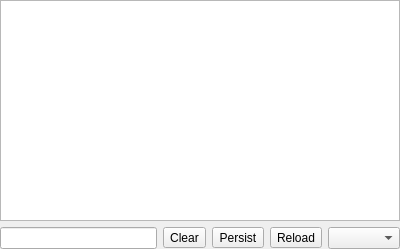
<?xml version="1.0" encoding="UTF-8"?>

<!--
SPDX-FileCopyrightText: 2019-2023 Mattia Basaglia <dev@dragon.best>

SPDX-License-Identifier: GPL-3.0-or-later
-->

<ui version="4.0">
 <class>glaxnimate::gui::ScriptConsole</class>
 <widget class="QWidget" name="ScriptConsole">
  <property name="geometry">
   <rect>
    <x>0</x>
    <y>0</y>
    <width>400</width>
    <height>249</height>
   </rect>
  </property>
  <property name="sizePolicy">
   <sizepolicy hsizetype="Expanding" vsizetype="Preferred">
    <horstretch>0</horstretch>
    <verstretch>0</verstretch>
   </sizepolicy>
  </property>
  <layout class="QVBoxLayout" name="verticalLayout">
   <property name="leftMargin">
    <number>0</number>
   </property>
   <property name="topMargin">
    <number>0</number>
   </property>
   <property name="rightMargin">
    <number>0</number>
   </property>
   <property name="bottomMargin">
    <number>0</number>
   </property>
   <item>
    <widget class="QTextEdit" name="console_output">
     <property name="font">
      <font>
       <family>Monospace</family>
      </font>
     </property>
     <property name="readOnly">
      <bool>true</bool>
     </property>
    </widget>
   </item>
   <item>
    <layout class="QHBoxLayout" name="horizontalLayout_2">
     <item>
      <widget class="HistoryLineEdit" name="console_input">
       <property name="font">
        <font>
         <family>Monospace</family>
        </font>
       </property>
      </widget>
     </item>
     <item>
      <widget class="QToolButton" name="btn_clear_console">
       <property name="toolTip">
        <string>Clear Output</string>
       </property>
       <property name="text">
        <string>Clear</string>
       </property>
       <property name="icon">
        <iconset theme="edit-clear-all">
         <normaloff>.</normaloff>.</iconset>
       </property>
      </widget>
     </item>
     <item>
      <widget class="QToolButton" name="check_persist">
       <property name="toolTip">
        <string>Persist Logs</string>
       </property>
       <property name="text">
        <string>Persist</string>
       </property>
       <property name="icon">
        <iconset theme="pin"/>
       </property>
       <property name="checkable">
        <bool>true</bool>
       </property>
      </widget>
     </item>
     <item>
      <widget class="QToolButton" name="btn_reload">
       <property name="toolTip">
        <string>Reload Script Modules</string>
       </property>
       <property name="text">
        <string>Reload</string>
       </property>
       <property name="icon">
        <iconset theme="view-refresh"/>
       </property>
      </widget>
     </item>
     <item>
      <widget class="QComboBox" name="console_language"/>
     </item>
    </layout>
   </item>
  </layout>
 </widget>
 <customwidgets>
  <customwidget>
   <class>HistoryLineEdit</class>
   <extends>QLineEdit</extends>
   <header>history_line_edit.hpp</header>
   <slots>
    <signal>lineExecuted(QString)</signal>
   </slots>
  </customwidget>
 </customwidgets>
 <resources/>
 <connections>
  <connection>
   <sender>console_input</sender>
   <signal>lineExecuted(QString)</signal>
   <receiver>ScriptConsole</receiver>
   <slot>console_commit(QString)</slot>
   <hints>
    <hint type="sourcelabel">
     <x>129</x>
     <y>233</y>
    </hint>
    <hint type="destinationlabel">
     <x>136</x>
     <y>248</y>
    </hint>
   </hints>
  </connection>
  <connection>
   <sender>btn_clear_console</sender>
   <signal>clicked()</signal>
   <receiver>ScriptConsole</receiver>
   <slot>console_clear()</slot>
   <hints>
    <hint type="sourcelabel">
     <x>187</x>
     <y>238</y>
    </hint>
    <hint type="destinationlabel">
     <x>273</x>
     <y>248</y>
    </hint>
   </hints>
  </connection>
 </connections>
 <slots>
  <slot>console_commit(QString)</slot>
  <slot>console_clear()</slot>
 </slots>
</ui>
